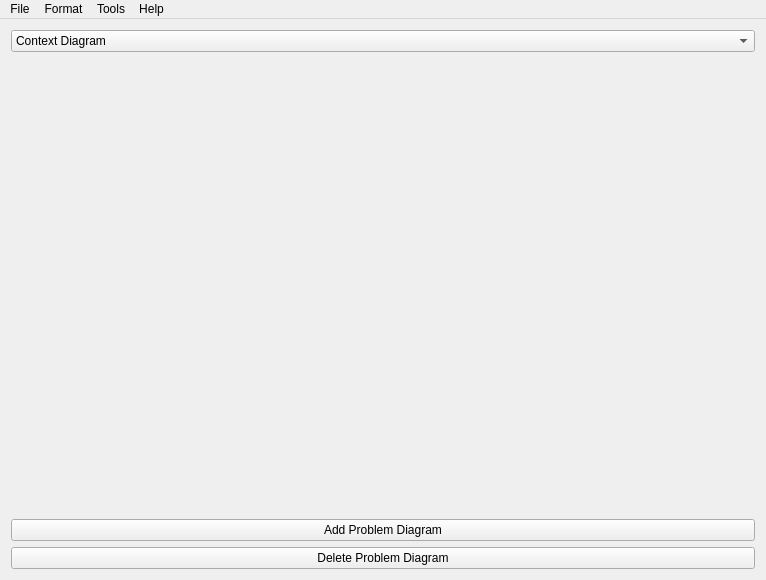
<?xml version="1.0" encoding="UTF-8"?>
<ui version="4.0">
 <class>MainWindow</class>
 <widget class="QMainWindow" name="MainWindow">
  <property name="geometry">
   <rect>
    <x>0</x>
    <y>0</y>
    <width>766</width>
    <height>580</height>
   </rect>
  </property>
  <property name="sizePolicy">
   <sizepolicy hsizetype="Fixed" vsizetype="Fixed">
    <horstretch>0</horstretch>
    <verstretch>0</verstretch>
   </sizepolicy>
  </property>
  <property name="minimumSize">
   <size>
    <width>766</width>
    <height>580</height>
   </size>
  </property>
  <property name="maximumSize">
   <size>
    <width>766</width>
    <height>580</height>
   </size>
  </property>
  <property name="windowTitle">
   <string>ProF</string>
  </property>
  <widget class="QWidget" name="centralWidget">
   <layout class="QHBoxLayout" name="horizontalLayout_2">
    <item>
     <layout class="QGridLayout" name="gridLayout">
      <item row="3" column="0">
       <widget class="QPushButton" name="DeleteDiagramButton">
        <property name="text">
         <string>Delete Problem Diagram</string>
        </property>
       </widget>
      </item>
      <item row="0" column="0">
       <widget class="QComboBox" name="diagramCombo">
        <item>
         <property name="text">
          <string>Context Diagram</string>
         </property>
        </item>
       </widget>
      </item>
      <item row="2" column="0">
       <widget class="QPushButton" name="addDiagramButton">
        <property name="text">
         <string>Add Problem Diagram</string>
        </property>
       </widget>
      </item>
      <item row="1" column="0">
       <spacer name="verticalSpacer">
        <property name="orientation">
         <enum>Qt::Vertical</enum>
        </property>
        <property name="sizeHint" stdset="0">
         <size>
          <width>20</width>
          <height>40</height>
         </size>
        </property>
       </spacer>
      </item>
     </layout>
    </item>
   </layout>
  </widget>
  <widget class="QMenuBar" name="menuBar">
   <property name="geometry">
    <rect>
     <x>0</x>
     <y>0</y>
     <width>766</width>
     <height>21</height>
    </rect>
   </property>
   <widget class="QMenu" name="menuFile">
    <property name="title">
     <string>File</string>
    </property>
    <addaction name="actionSave"/>
    <addaction name="actionClose"/>
   </widget>
   <widget class="QMenu" name="menuFormat">
    <property name="title">
     <string>Format</string>
    </property>
   </widget>
   <widget class="QMenu" name="menuTools">
    <property name="title">
     <string>Tools</string>
    </property>
   </widget>
   <widget class="QMenu" name="menuHelp">
    <property name="title">
     <string>Help</string>
    </property>
    <addaction name="actionAbout"/>
   </widget>
   <addaction name="menuFile"/>
   <addaction name="menuFormat"/>
   <addaction name="menuTools"/>
   <addaction name="menuHelp"/>
  </widget>
  <action name="actionClose">
   <property name="text">
    <string>Exit</string>
   </property>
  </action>
  <action name="actionAbout">
   <property name="text">
    <string>About</string>
   </property>
  </action>
  <action name="actionSave">
   <property name="text">
    <string>Save</string>
   </property>
  </action>
 </widget>
 <layoutdefault spacing="6" margin="11"/>
 <resources/>
 <connections/>
</ui>
